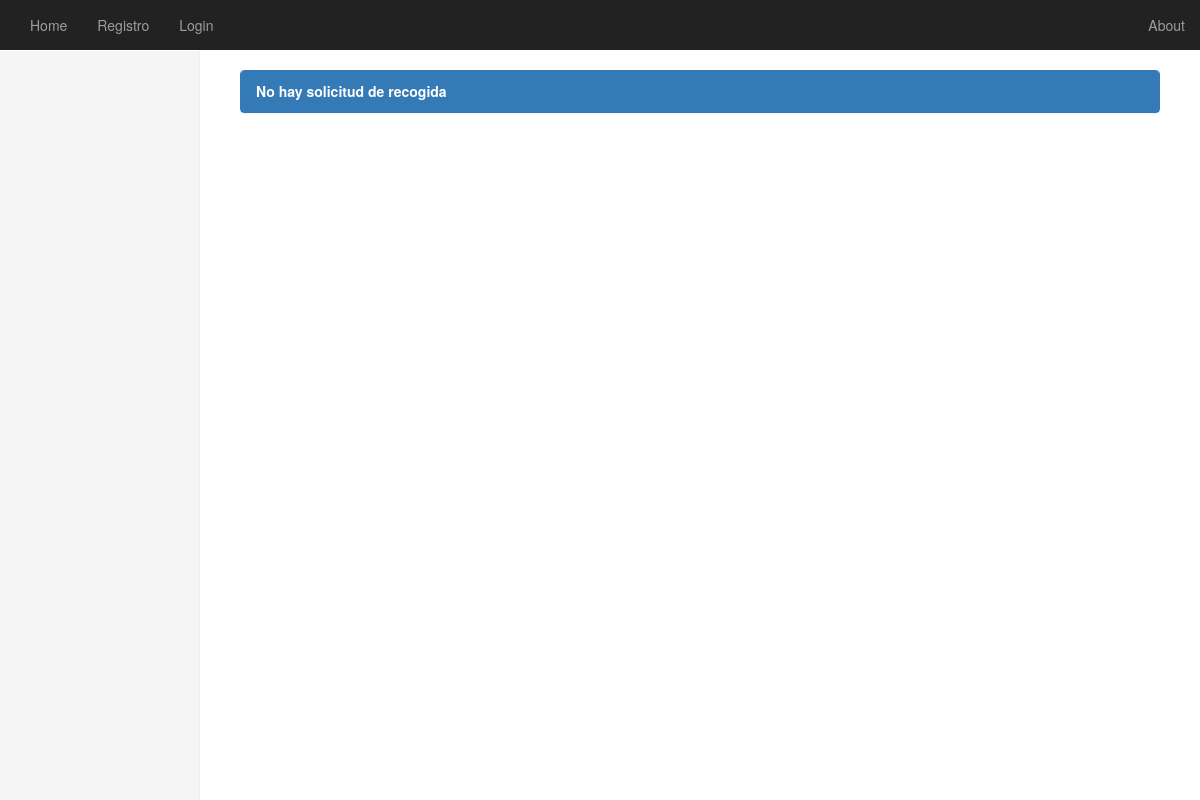
/recogida/77138361/, run on an earlier commit of the app's database.
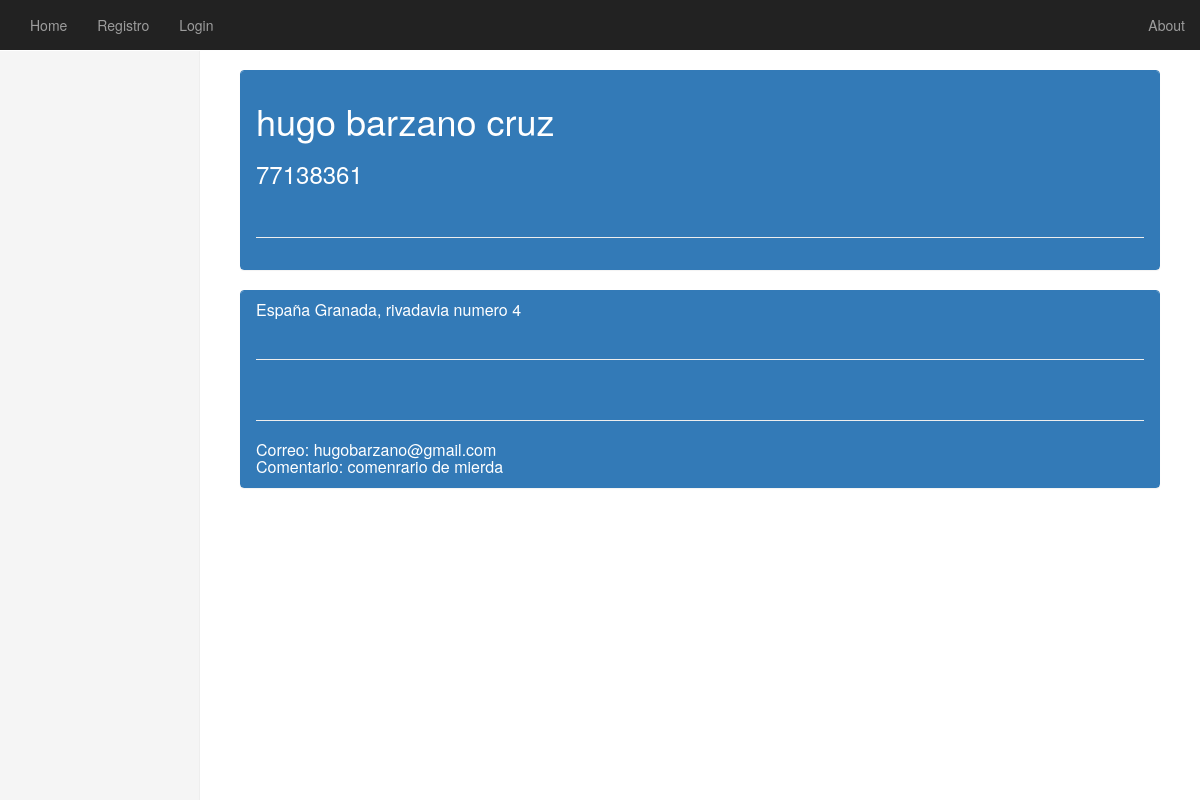
And on a later commit of the database.
### ComputerManagement/models.py (models this page shows)
class Recogida(models.Model):
	dni_donante = models.IntegerField()
	nombre_donante = models.CharField(max_length=200)
	correo_donante = models.CharField(max_length=200)
	direccion_donante = models.CharField(max_length=200)
	fecha = models.DateField()
	comentario_donante = models.CharField(max_length=200)

### ComputerManagement/views.py (the view)
# urls.py: url(r'^recogida/(?P<dni_donante>[\w\-]+)/$', views.recogida, name='recogida'),  # New!
@csrf_exempt
def recogida(request, dni_donante):
	contexto = {}
	try:
		recogida = Recogida.objects.get(dni_donante=dni_donante)
		contexto['recogida'] = recogida
	except Recogida.DoesNotExist:
		pass
	return render(request,'computermanagement/recogida.html', contexto)

### ComputerManagement/templates/computermanagement/recogida.html (shortened to what this page needs)
{% extends "computermanagement/base.html" %}
        {% block body_block %}
    <div class="panel panel-primary">
      <div class="panel-heading">
        {% if recogida %}
          <h1> {{ recogida.nombre_donante }} </h1>
          <h3> {{ recogida.dni_donante }} </h3>
            <br>
            <hr>
          </div>
        </div>
          <div class="panel panel-primary">
          <div class="panel-heading">
            <h3 class="panel-title"> {{ recogida.direccion_donante }} </h3>
            <br>
            <hr>
            {% load easy_maps_tags %}
            {% load easy_maps_tags cache %}
            <br>
            <hr>
            <h3 class="panel-title"> Correo: {{ recogida.correo_donante }} </h3>
            <h4 class="panel-title"> Comentario: {{ recogida.comentario_donante }} </h4>
          </div>
        </div>
          {% else %}
            <strong>No hay solicitud de recogida</strong>
          {% endif %}
        {% endblock %}

What changed in the data, as far as the page shows it:
now on this page (row edited): Recogida: nombre_donante "hugo barzano cruz", dni_donante "77138361", direccion_donante "España Granada, rivadavia numero 4", correo_donante "hugobarzano@gmail.com", comentario_donante "comenrario de mierda"
Also different on the page:
text no longer shown: "No hay solicitud de recogida"
text now shown: "Correo: Comentario:"
